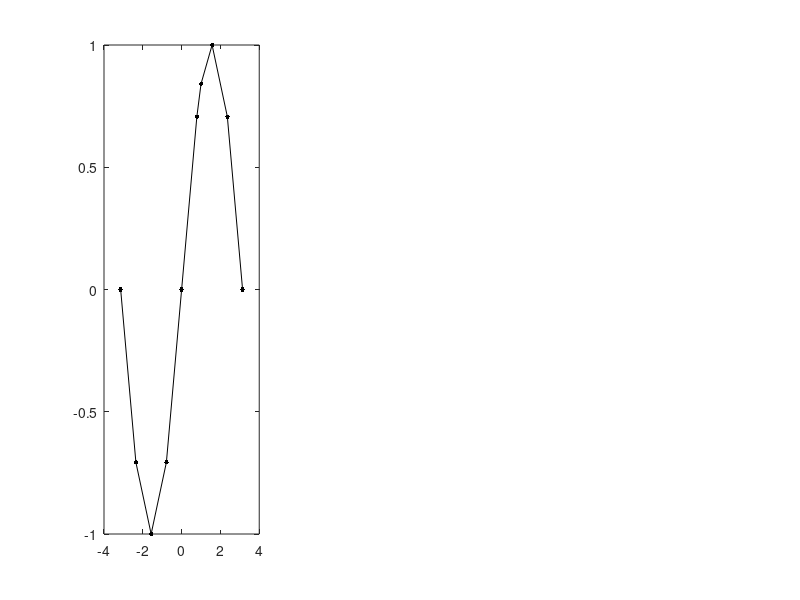

MATLAB code for this plot: (Note: this script raises an error after producing the figure.)
%Selecting 10 points from which the sin function will be approximated in the interval [-pi.pi].
x = [-pi,-3*pi/4,-pi/2,-pi/4,0,pi/4,1,pi/2,3*pi/4,pi];
y = [0,-0.707,-1,-0.707,0,0.707,0.841,1,0.707,0];

%Plotting selected points.
subplot(1,3,1);
plot(x,y,'-k.','MarkerSize',10);
ylim([-1,1]);

%Plotting results from lagrange method.
targetX = (-pi:0.01:pi);
resY = Lagrange(x,y,targetX);
subplot(1,3,2);
plot(targetX,resY);
ylim([-1,1]);

%Plotting results for linear approximation via minimum squares.
targetX = (-pi:0.025:pi);
resY = MinimumSquares(x,y,2,targetX);
subplot(1,3,3);
plot(targetX,resY);
ylim([-1,1]);

%function that takes a set of points (x,y) and an vector of target x coordinates
%and calculates the vector's corresponding y coordinates via the occurring lagrange polynomial.
function res = Lagrange(x,y,targetX)
    n = length(x);
    L = ones(n,length(targetX));
    for i=1:1:n
        for j=1:1:n
            if i~=j
                L(i,:) = L(i,:).*(targetX - x(j))/(x(i) - x(j));
            end
        end
    end
    res = 0;
    for i=1:1:n
        res = res + y(i) * L(i,:);
    end
end

function resY = MinimumSquares(x,y,rank,targetX)
    %Initializing.
    rows = zeros(rank,rank);
    cols = zeros(rank,1);

    %Calculating row matrix.
    for i = 1:rank
        for j = 0:rank-1
            for k = 1:length(x)
               rows(i,j+1) = rows(i,j+1) + x(k)^(j+i-1);
            end
        end
    end

    %Calculating column vector
    for i = 1: rank
        for j = 1 : length(y)
            cols(i) = cols(i) + x(j)^(i-1) * y(j);
        end
    end

    %Returning approximations after calculating products.
    res = rows \ cols;
    resY = 0;
    for i=1:1:length(res)
        resY = resY + res(i)*targetX.^(i-1);
    end
end